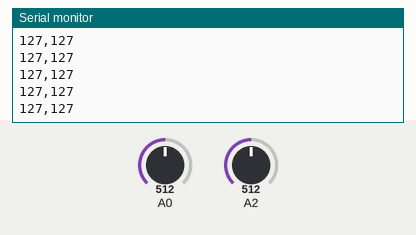
Simulated run of this sketch. Board: Arduino Uno, built with avr-gcc and run on an emulated ATmega328P. Shown: the last lines printed to the serial monitor. Inputs (shaded band) come from the test bench; at power-on: A0 = 512, A2 = 512.

Above: at 1.2 s.
1.3 s: A0 set to 716
At 1.8 s:
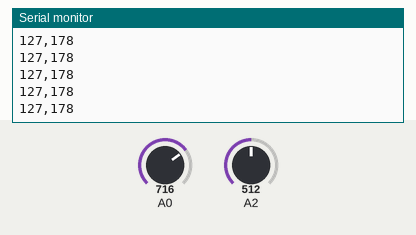
4.3 s: A2 set to 716
At 5.3 s:
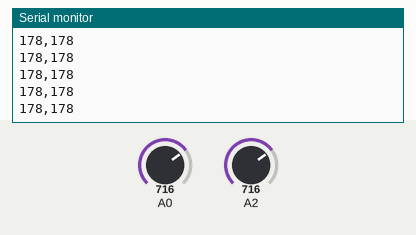
5.8 s: A0 set to 900
At 6.4 s:
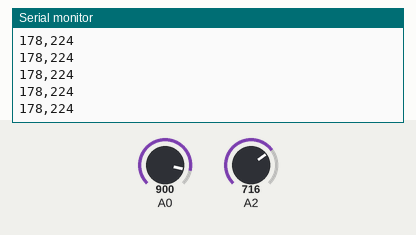
7.3 s: A2 set to 900
At 8.1 s:
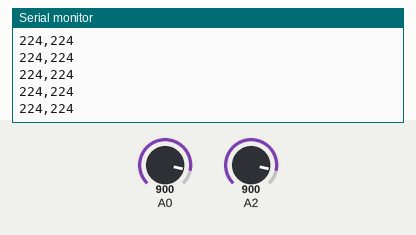
Timing chart, 0 to 9.8 s (numbered marks = the images above; inputs shaded):
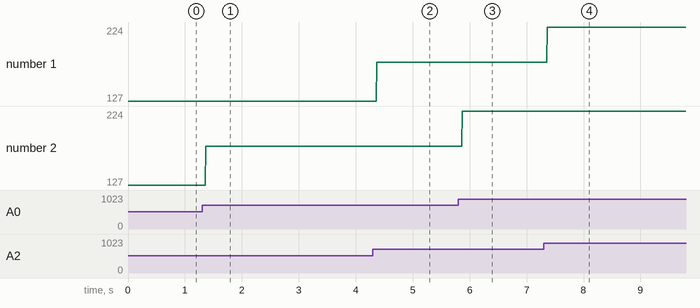

Measured:
- after the input at 1.3 s, the serial monitor: prints a new line after 0.07 s (image 1)
- after the input at 4.3 s, the serial monitor: prints a new line after 0.07 s (image 2)
- after the input at 5.8 s, the serial monitor: prints a new line after 0.07 s (image 3)
- after the input at 7.3 s, the serial monitor: prints a new line after 0.07 s (image 4)
- plotted number 2: 127 → 178 after the input at 1.3 s, 178 → 224 after the input at 5.8 s

The sketch:

setup.ino
```cpp
//Credit: https://itp.nyu.edu/physcomp/labs/labs-serial-communication/lab-serial-input-to-the-p5-js-ide/
//I highly refrenced the example code on this website in order to build the code below.
void setup() {
  Serial.begin(9600);
  pinMode(A0,INPUT);
  pinMode(A2,INPUT);
}

void loop() {
  //initialize variables and read sensor values and assign them to those variables
  int potentiometer = analogRead(A2);
  int photocell = analogRead(A0);
  //sets the value in a range using the previous variables and putting them in new variabels
  int mappedPot = map(potentiometer, 0, 1023, 0, 255);
  int mappedPhoto = map(photocell, 0, 1023, 0, 255);
 //Prints the values
  Serial.print(mappedPot);
  Serial.print(",");
  Serial.println(mappedPhoto);

  delay(1);
}
```
